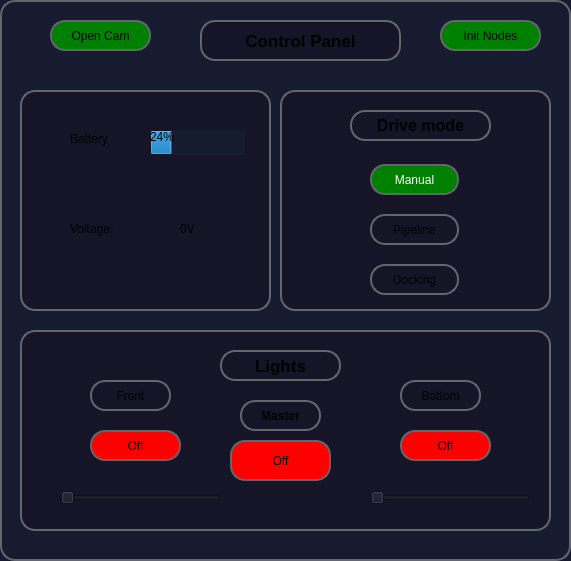
       <widget class="QFrame" name="frame_6">
        <property name="geometry">
         <rect>
          <x>1250</x>
          <y>0</y>
          <width>571</width>
          <height>561</height>
         </rect>
        </property>
        <property name="styleSheet">
         <string notr="true">background-color:rgb(23, 27, 48);
border-radius: 15px; 
border: 2px solid rgb(99, 102, 108);</string>
        </property>
        <property name="frameShape">
         <enum>QFrame::StyledPanel</enum>
        </property>
        <property name="frameShadow">
         <enum>QFrame::Raised</enum>
        </property>
        <widget class="QLabel" name="label_8">
         <property name="geometry">
          <rect>
           <x>200</x>
           <y>20</y>
           <width>201</width>
           <height>41</height>
          </rect>
         </property>
         <property name="font">
          <font>
           <pointsize>13</pointsize>
           <weight>75</weight>
           <bold>true</bold>
          </font>
         </property>
         <property name="styleSheet">
          <string notr="true">background-color:rgb(21,21,39);</string>
         </property>
         <property name="text">
          <string>Control Panel</string>
         </property>
         <property name="alignment">
          <set>Qt::AlignCenter</set>
         </property>
        </widget>
        <widget class="QFrame" name="frame_9">
         <property name="geometry">
          <rect>
           <x>280</x>
           <y>90</y>
           <width>271</width>
           <height>221</height>
          </rect>
         </property>
         <property name="styleSheet">
          <string notr="true">background-color:rgb(21,21,39);
</string>
         </property>
         <property name="frameShape">
          <enum>QFrame::StyledPanel</enum>
         </property>
         <property name="frameShadow">
          <enum>QFrame::Raised</enum>
         </property>
         <widget class="QLabel" name="label_18">
          <property name="geometry">
           <rect>
            <x>70</x>
            <y>20</y>
            <width>141</width>
            <height>31</height>
           </rect>
          </property>
          <property name="font">
           <font>
            <pointsize>12</pointsize>
            <weight>75</weight>
            <bold>true</bold>
           </font>
          </property>
          <property name="text">
           <string>Drive mode</string>
          </property>
          <property name="alignment">
           <set>Qt::AlignCenter</set>
          </property>
         </widget>
         <widget class="QPushButton" name="button_manual">
          <property name="geometry">
           <rect>
            <x>90</x>
            <y>74</y>
            <width>89</width>
            <height>31</height>
           </rect>
          </property>
          <property name="styleSheet">
           <string notr="true">background-color:green;
color:white
;</string>
          </property>
          <property name="text">
           <string>Manual</string>
          </property>
          <property name="checkable">
           <bool>true</bool>
          </property>
          <property name="checked">
           <bool>true</bool>
          </property>
         </widget>
         <widget class="QPushButton" name="button_pipeline">
          <property name="geometry">
           <rect>
            <x>90</x>
            <y>124</y>
            <width>89</width>
            <height>31</height>
           </rect>
          </property>
          <property name="text">
           <string>Pipeline</string>
          </property>
         </widget>
         <widget class="QPushButton" name="button_docking">
          <property name="geometry">
           <rect>
            <x>90</x>
            <y>174</y>
            <width>89</width>
            <height>31</height>
           </rect>
          </property>
          <property name="text">
           <string>Docking</string>
          </property>
         </widget>
        </widget>
        <widget class="QFrame" name="frame_7">
         <property name="geometry">
          <rect>
           <x>20</x>
           <y>330</y>
           <width>531</width>
           <height>201</height>
          </rect>
         </property>
         <property name="styleSheet">
          <string notr="true">background-color:rgb(21,21,39);</string>
         </property>
         <property name="frameShape">
          <enum>QFrame::StyledPanel</enum>
         </property>
         <property name="frameShadow">
          <enum>QFrame::Raised</enum>
         </property>
         <widget class="QLabel" name="label_17">
          <property name="geometry">
           <rect>
            <x>200</x>
            <y>20</y>
            <width>121</width>
            <height>31</height>
           </rect>
          </property>
          <property name="font">
           <font>
            <pointsize>13</pointsize>
            <weight>75</weight>
            <bold>true</bold>
           </font>
          </property>
          <property name="text">
           <string>Lights</string>
          </property>
          <property name="alignment">
           <set>Qt::AlignCenter</set>
          </property>
         </widget>
         <widget class="QSlider" name="horizontalSlider_front_light">
          <property name="geometry">
           <rect>
            <x>40</x>
            <y>160</y>
            <width>160</width>
            <height>16</height>
           </rect>
          </property>
          <property name="styleSheet">
           <string notr="true">border:none;</string>
          </property>
          <property name="maximum">
           <number>255</number>
          </property>
          <property name="orientation">
           <enum>Qt::Horizontal</enum>
          </property>
          <property name="invertedControls">
           <bool>false</bool>
          </property>
         </widget>
         <widget class="QPushButton" name="button_front_light">
          <property name="geometry">
           <rect>
            <x>70</x>
            <y>100</y>
            <width>91</width>
            <height>31</height>
           </rect>
          </property>
          <property name="styleSheet">
           <string notr="true">background-color:red;</string>
          </property>
          <property name="text">
           <string>Off</string>
          </property>
          <property name="checkable">
           <bool>true</bool>
          </property>
         </widget>
         <widget class="QPushButton" name="button_bottom_light">
          <property name="geometry">
           <rect>
            <x>380</x>
            <y>100</y>
            <width>91</width>
            <height>31</height>
           </rect>
          </property>
          <property name="styleSheet">
           <string notr="true">background-color:red;</string>
          </property>
          <property name="text">
           <string>Off</string>
          </property>
          <property name="checkable">
           <bool>true</bool>
          </property>
         </widget>
         <widget class="QSlider" name="horizontalSlider_bottom_light">
          <property name="geometry">
           <rect>
            <x>350</x>
            <y>160</y>
            <width>160</width>
            <height>16</height>
           </rect>
          </property>
          <property name="styleSheet">
           <string notr="true">border:none;</string>
          </property>
          <property name="maximum">
           <number>255</number>
          </property>
          <property name="orientation">
           <enum>Qt::Horizontal</enum>
          </property>
          <property name="invertedControls">
           <bool>false</bool>
          </property>
         </widget>
         <widget class="QLabel" name="label_26">
          <property name="geometry">
           <rect>
            <x>70</x>
            <y>50</y>
            <width>81</width>
            <height>31</height>
           </rect>
          </property>
          <property name="text">
           <string>Front</string>
          </property>
          <property name="alignment">
           <set>Qt::AlignCenter</set>
          </property>
         </widget>
         <widget class="QLabel" name="label_27">
          <property name="geometry">
           <rect>
            <x>380</x>
            <y>50</y>
            <width>81</width>
            <height>31</height>
           </rect>
          </property>
          <property name="text">
           <string>Bottom</string>
          </property>
          <property name="alignment">
           <set>Qt::AlignCenter</set>
          </property>
         </widget>
         <widget class="QPushButton" name="button_light_master">
          <property name="geometry">
           <rect>
            <x>210</x>
            <y>110</y>
            <width>101</width>
            <height>41</height>
           </rect>
          </property>
          <property name="styleSheet">
           <string notr="true">background-color:red;</string>
          </property>
          <property name="text">
           <string>Off</string>
          </property>
          <property name="checkable">
           <bool>true</bool>
          </property>
         </widget>
         <widget class="QLabel" name="label_28">
          <property name="geometry">
           <rect>
            <x>220</x>
            <y>70</y>
            <width>81</width>
            <height>31</height>
           </rect>
          </property>
          <property name="font">
           <font>
            <weight>75</weight>
            <bold>true</bold>
           </font>
          </property>
          <property name="text">
           <string>Master</string>
          </property>
          <property name="alignment">
           <set>Qt::AlignCenter</set>
          </property>
         </widget>
        </widget>
        <widget class="QFrame" name="frame_8">
         <property name="geometry">
          <rect>
           <x>20</x>
           <y>90</y>
           <width>251</width>
           <height>221</height>
          </rect>
         </property>
         <property name="styleSheet">
          <string notr="true">QFrame{background-color:rgb(21, 21, 39);
border-radius: 15px; 
border: 2px solid rgb(99, 102, 108);}

QLabel{border:none}</string>
         </property>
         <property name="frameShape">
          <enum>QFrame::StyledPanel</enum>
         </property>
         <property name="frameShadow">
          <enum>QFrame::Raised</enum>
         </property>
         <widget class="QLabel" name="label_14">
          <property name="geometry">
           <rect>
            <x>50</x>
            <y>40</y>
            <width>53</width>
            <height>17</height>
           </rect>
          </property>
          <property name="text">
           <string>Battery</string>
          </property>
         </widget>
         <widget class="QProgressBar" name="progressBar">
          <property name="geometry">
           <rect>
            <x>130</x>
            <y>40</y>
            <width>95</width>
            <height>25</height>
           </rect>
          </property>
          <property name="styleSheet">
           <string notr="true">border:none;
background-color:rgb(23, 27, 48)</string>
          </property>
          <property name="value">
           <number>24</number>
          </property>
         </widget>
         <widget class="QLabel" name="label_15">
          <property name="geometry">
           <rect>
            <x>50</x>
            <y>130</y>
            <width>67</width>
            <height>17</height>
           </rect>
          </property>
          <property name="text">
           <string>Voltage:</string>
          </property>
         </widget>
         <widget class="QLabel" name="label_16">
          <property name="geometry">
           <rect>
            <x>160</x>
            <y>130</y>
            <width>67</width>
            <height>17</height>
           </rect>
          </property>
          <property name="text">
           <string>0V</string>
          </property>
         </widget>
        </widget>
        <widget class="QPushButton" name="button_init_cams">
         <property name="geometry">
          <rect>
           <x>50</x>
           <y>20</y>
           <width>101</width>
           <height>31</height>
          </rect>
         </property>
         <property name="styleSheet">
          <string notr="true">background-color:green;</string>
         </property>
         <property name="text">
          <string>Open Cam</string>
         </property>
        </widget>
        <widget class="QPushButton" name="button_init_nodes">
         <property name="geometry">
          <rect>
           <x>440</x>
           <y>20</y>
           <width>101</width>
           <height>31</height>
          </rect>
         </property>
         <property name="styleSheet">
          <string notr="true">background-color:green;</string>
         </property>
         <property name="text">
          <string>Init Nodes</string>
         </property>
        </widget>
       </widget>
